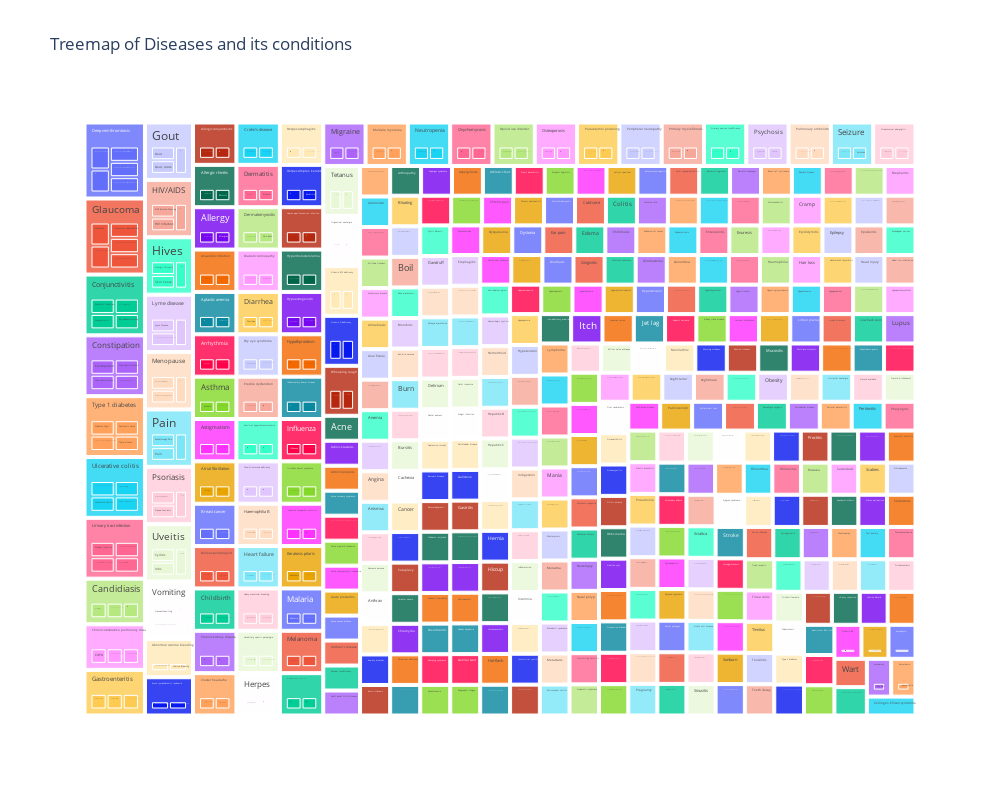

Notebook code for this chart:
### Code cell
rows = []
for _, row in sorted_aggregated_df.iterrows():
    for prescription in row['Unique_Prescribed_for']:
        rows.append({'Disease': row['Disease'], 'Prescription': prescription, 'Value': 1})  
expanded_df = pd.DataFrame(rows)

#treemap using plotly
fig = px.treemap(expanded_df, path=['Disease', 'Prescription'], values='Value',
                 title='Treemap of Diseases and its conditions')


fig.update_layout(width=1000, height=800)
fig.show()

### Figure 1 — Plotly figure (JSON) as saved in the notebook; plotly's stock layout.template omitted (floating-point values rounded to 4 significant figures; data arrays with more than 128 entries replaced by an {"elided": "..."} marker saying what was removed)
{"data": [{"branchvalues": "total", "domain": {"x": [0, 1], "y": [0, 1]}, "hovertemplate": "labels=%{label}<br>Value=%{value}<br>parent=%{parent}<br>id=%{id}<extra></extra>", "ids": {"elided": "962 str values"}, "labels": {"elided": "962 str values"}, "name": "", "parents": {"elided": "962 str values"}, "type": "treemap", "values": {"elided": "962 int values"}}], "layout": {"height": 800, "legend": {"tracegroupgap": 0}, "title": {"text": "Treemap of Diseases and its conditions"}, "width": 1000}}
